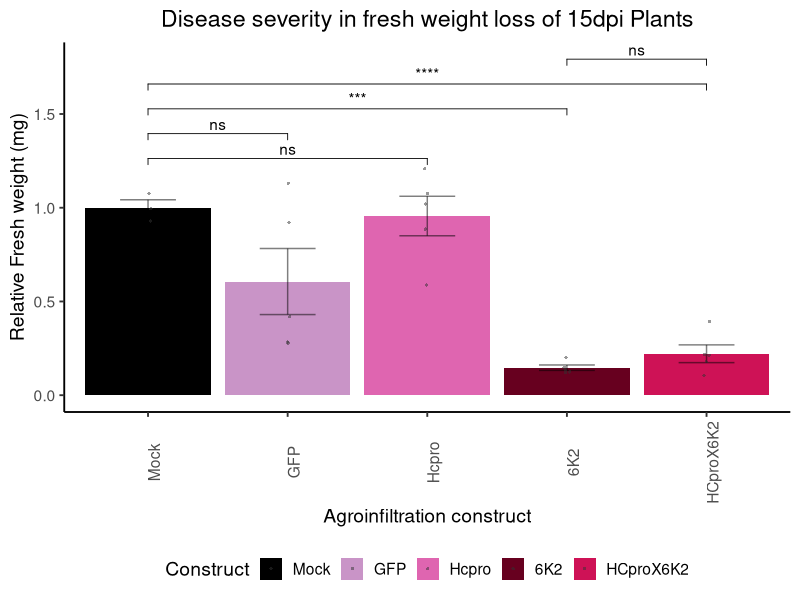
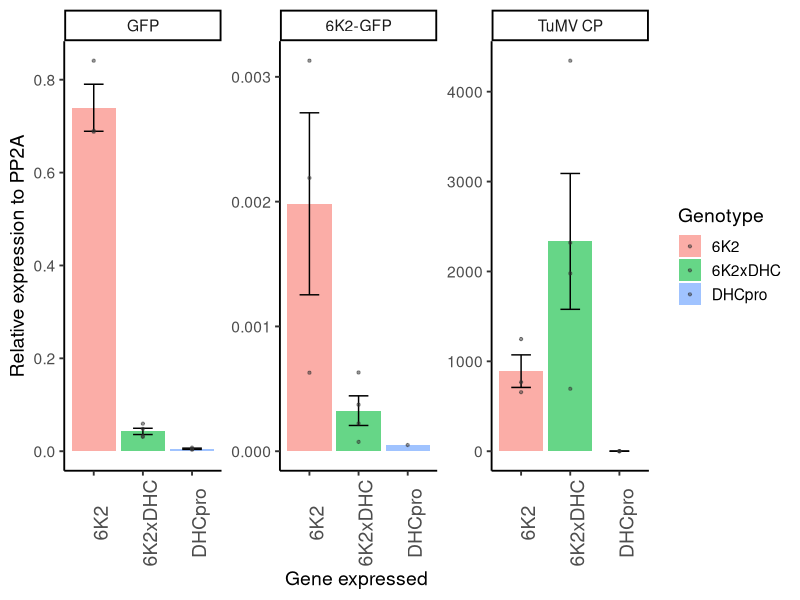
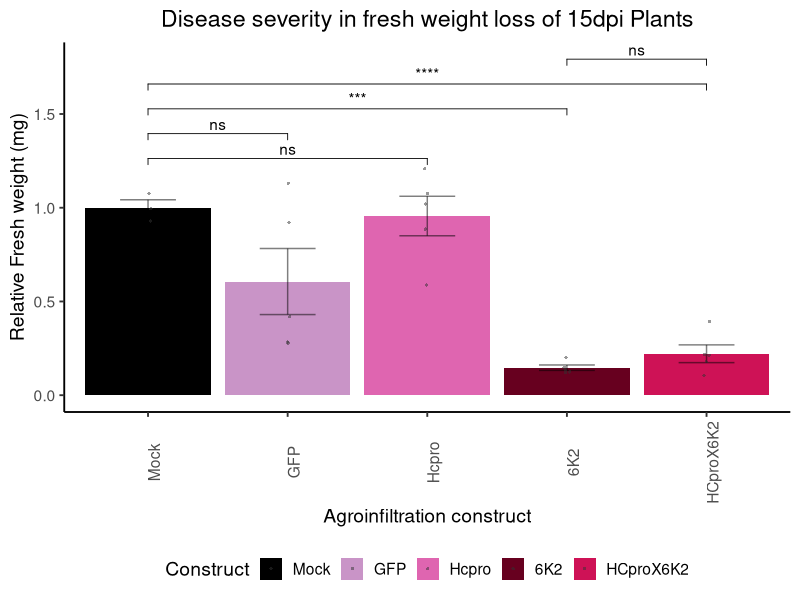

Write R code to recreate these figures, in order. (Note: this script raises an error after producing the figures.)
## ---- chunk 1
#options(scipen=999) ; options(scipen=0)
library(ggplot2, quietly = F)
library(plyr, quietly = F)
library(ggplot2, quietly = F)
library(ggpubr, quietly = F)
library(ggrepel, quietly = T)


mgsub <- function(pattern, replacement, x, ...) {
  if (length(pattern)!=length(replacement)) {
    stop("pattern and replacement do not have the same length.")
  }
  result <- x
  for (i in 1:length(pattern)) {
    result <- gsub(fixed = T,pattern[i], replacement[i], result, ...)
  }
  result
}
## ---- chunk 2
  TuMV_FW <- read.csv("Data/BI1293_FW_Relative.csv", sep = ",", header = T)
  TuMV_FW$Construct <- factor(TuMV_FW$Construct, levels = c("Mock","GFP", "Hcpro","6K2", "HCproX6K2"))
  
# Average per contruct
  average_weights <- ddply(TuMV_FW, .(Construct), summarize, Avg_Weight = mean(FW.g.))  
    average_weights_control <- subset(average_weights, Construct == "Mock")
# Relative weigth to GFP average
  TuMV_FW$Relative_Weight <- TuMV_FW$FW.g. / average_weights_control$Avg_Weight
  
  colors <- c( "6K2" = "#67001F",  "HCproX6K2" = "#CE1256", "Hcpro" = "#DF65B0" , "GFP" = "#C994C7", "Mock" = "black")

# Plot
  TuMV_FW_plot <- ggplot(TuMV_FW, aes(x=Construct, y=Relative_Weight,fill = Construct)) +
     geom_bar(position = position_dodge(width = 0.9), stat = 'summary' ) +
  geom_errorbar(position = position_dodge(width = 0.9),stat = 'summary', width = 0.4,alpha = 0.5) + 
  geom_jitter( stat = 'identity', shape = 16, position = position_jitterdodge(0.15), size = 0.8, alpha = 0.5, color = "grey20") +
  labs(title = "Disease severity in fresh weight loss of 15dpi Plants", y = "Relative Fresh weight (mg)", x = "Agroinfiltration construct" ) +
   scale_fill_manual(values = colors) +  theme_classic(base_size = 14) +
theme(axis.text.x = element_text(angle = 90), legend.position = "bottom", plot.title = element_text(hjust = 0.5))

# Adding signifance test
comparisons <- list(
c( "Mock", "Hcpro"),
c("Mock","GFP"),
c( "Mock","6K2"),
c("Mock","HCproX6K2"),
c("6K2","HCproX6K2"))

TuMV_FW_plot_sig <-   TuMV_FW_plot +   stat_compare_means(comparisons = comparisons,  method = "t.test", label = "p.signif")
TuMV_FW_plot_sig

ggsave(device = svg, "Results/FreshWeight_TuMV.svg", plot = TuMV_FW_plot_sig,  width=8, height=6)
## ---- chunk 3
qPCRs_raw <-  read.table( "Data/Nb_TuMV_GFP_CP_6K2.csv", sep = ",", header = T)
qPCRs_fil <- qPCRs_raw[qPCRs_raw$Cq != "N/A",] 
qPCRs_fil$Cq <- as.numeric(qPCRs_fil$Cq)
qPCRs_fil_avg <- ddply(qPCRs_fil, .(Primer, Genotype,Replicate), summarize, Avg_Ct = mean(Cq) )
qPCRs_PP2A <- qPCRs_fil_avg[qPCRs_fil_avg$Primer =="PP2A",]
qPCRs_Target <- qPCRs_fil_avg[qPCRs_fil_avg$Primer !="PP2A",]

qPCRs_DCt <- merge(x = qPCRs_PP2A , y = qPCRs_Target, by =c("Genotype","Replicate"))
qPCRs_DCt$DCt <- qPCRs_DCt$Avg_Ct.y - qPCRs_DCt$Avg_Ct.x                    

qPCRs_DCt$log2DDCt <- 2^-( qPCRs_DCt$DCt )

qPCRs_DCt$Primer.y <- factor(qPCRs_DCt$Primer.y , levels = c("GFP","6K2-GFP","TuMV CP"))
 TuMV_titters <- ggplot(qPCRs_DCt, aes(x = Genotype, y = log2DDCt, fill = Genotype , group =  Genotype)) +
     geom_bar(position = position_dodge(width = 0.9), stat = 'summary', fun.data = mean_se, alpha = 0.6) +
geom_errorbar(position = position_dodge(width = 0.9),
                stat = 'summary', fun.data = mean_se, width = 0.4) + facet_wrap(~ Primer.y , scales = "free")  + 
   ylab("Relative expression to PP2A")   +  xlab("Gene expressed") +
   geom_point(position = position_dodge(width = 0.9), alpha = 0.5, size = 0.8, color = "grey20" ) + theme_classic(base_size = 14) +
   theme(axis.text.x = element_text(angle = 90,size = 14)) 
 TuMV_titters
## ---- chunk 4
qPCRs_raw <-  read.table( "Data/All_Results.csv", sep = "\t", header = T)
  
qPCRs_fil_avg <- ddply(qPCRs_raw, .(Primer, Construct,Sample_Group), summarize, Avg_Ct = mean(CQ), Sd_Ct = sd(CQ)  )

qPCRs_avg_sd <- merge(qPCRs_raw,qPCRs_fil_avg, by =c("Primer","Construct","Sample_Group") )

write.csv(qPCRs_fil_avg, "Results/qPCRs_avg_sd")
qPCRs_PP2A <- qPCRs_fil_avg[qPCRs_fil_avg$Primer =="PP2A",]

PP2A_CQ<- ggplot(qPCRs_PP2A, aes(x = Sample_Group, y = Avg_Ct, fill = Construct , group =  Construct)) +
     geom_bar(position = position_dodge(width = 0.9), stat = 'summary', fun.data = mean_se, alpha = 0.6) +
geom_errorbar(position = position_dodge(width = 0.9),
                stat = 'summary', fun.data = mean_se, width = 0.4) + facet_wrap(~ Construct , scales = "free") + geom_point(position = position_dodge(width = 0.9), alpha = 0.5, size = 0.8, color = "grey20" ) + theme_classic(base_size = 14) 
PP2A_CQ
ggsave(device = svg, "Results/PP2A_CQ.svg", plot = PP2A_CQ,  width=10, height=6)
qPCRs_avg_sd_fil <- qPCRs_avg_sd[!grepl("6K2_ERV|HX6_FEM|HX6_5",qPCRs_avg_sd$Sample_Group),]
qPCRs_PP2A_fil <- qPCRs_avg_sd_fil[qPCRs_avg_sd_fil$Primer =="PP2A",]
PP2A_CQ_fil <-ggplot(qPCRs_PP2A_fil, aes(x = Sample_Group, y = Avg_Ct, fill = Construct , group =  Construct)) +
     geom_bar(position = position_dodge(width = 0.9), stat = 'summary', fun.data = mean_se, alpha = 0.6) +
geom_errorbar(position = position_dodge(width = 0.9),
                stat = 'summary', fun.data = mean_se, width = 0.4) + facet_wrap(~ Construct , scales = "free") + geom_point(position = position_dodge(width = 0.9), alpha = 0.5, size = 0.8, color = "grey20" ) + theme_classic(base_size = 14) 
PP2A_CQ_fil
ggsave(device = svg, "Results/PP2A_CQ_fil.svg", plot = PP2A_CQ_fil,  width=10, height=6)

qPCRs_Target <- qPCRs_avg_sd_fil[qPCRs_avg_sd_fil$Primer !="PP2A",]

qPCRs_Target_CQ<- ggplot(qPCRs_Target, aes(x = Sample_Group, y = Avg_Ct, fill = Construct , group =  Construct)) +
     geom_bar(position = position_dodge(width = 0.9), stat = 'summary', fun.data = mean_se, alpha = 0.6) +
geom_errorbar(position = position_dodge(width = 0.9),
                stat = 'summary', fun.data = mean_se, width = 0.4) + facet_wrap(~ Construct , scales = "free") 
  ggsave(device = svg, "Results/qPCRs_Target_CQ.svg", plot = qPCRs_Target_CQ,  width=10, height=6)

qPCRs_fil_avg <- qPCRs_fil_avg[!grepl("6K2_ERV|HX6_FEM|HX6_5",qPCRs_fil_avg$Sample_Group),]
write.csv(qPCRs_fil_avg, "Results/qPCRs_avg_sd_filtered.csv")


qPCRs_fil_PP2A <- qPCRs_fil_avg[qPCRs_fil_avg$Primer =="PP2A",]
qPCRs_fil_Target <-  qPCRs_fil_avg[qPCRs_fil_avg$Primer !="PP2A",]

qPCRs_DCt <- merge(x = qPCRs_fil_PP2A , y = qPCRs_fil_Target, by =c("Construct","Sample_Group"))

qPCRs_DCt$DCt <- qPCRs_DCt$Avg_Ct.y - qPCRs_DCt$Avg_Ct.x                    

qPCRs_DCt$RelExpr <- 2^-( qPCRs_DCt$DCt )

qPCRs_DCt$Primer.y  <- mgsub(pattern = c("6K2","CP"), replacement = c("6K2-GFP","TuMV-CP"), x = qPCRs_DCt$Primer.y )
qPCRs_DCt$Construct <- gsub(pattern = "HX6", "6K2xDHC", qPCRs_DCt$Construct)

qPCRs_DCt$Construct <- factor(qPCRs_DCt$Construct , levels = c("GFP","HCPro","6K2","6K2xDHC"))
qPCRs_DCt$Primer.y <- factor(qPCRs_DCt$Primer.y , levels = c("GFP","6K2-GFP","TuMV-CP"))

  
  TuMV_RE_NoCP <- ggplot(qPCRs_DCt[qPCRs_DCt$Primer.y != "TuMV-CP",], aes(x = Construct, y = RelExpr, fill = Construct , group =  Construct)) +
     geom_bar(position = position_dodge(width = 0.9), stat = 'summary', fun.data = mean_se, alpha = 0.6) +
geom_errorbar(position = position_dodge(width = 0.9),
                stat = 'summary', fun.data = mean_se, width = 0.4) + facet_wrap(~ Primer.y , scales = "free")  +    ylab("Relative expression to PP2A")   +  xlab("Plant agroinfiltrated") +
   geom_text_repel( color ="red",
             aes(label = Sample_Group,  hjust = -0.05, vjust = -0.05)) +
   geom_point(position = position_dodge(width = 0.9), alpha = 0.5, size = 0.8, color = "grey20" ) + theme_classic(base_size = 14) +
   theme(axis.text.x = element_text(angle = 90,size = 14), legend.title = element_blank(),legend.position = "none") 
    ggsave(device = svg, "Results/TuMV_RE_NoCP.svg", plot = TuMV_RE_NoCP,  width=10, height=6)
  TuMV_RE_NoCP
  
  
  TuMV_RE_CP <- ggplot(qPCRs_DCt[qPCRs_DCt$Primer.y == "TuMV-CP",], aes(x = Construct, y = log2(RelExpr), fill = Construct , group =  Construct)) +
     geom_bar(position = position_dodge(width = 0.9), stat = 'summary', fun.data = mean_se, alpha = 0.6) +
geom_errorbar(position = position_dodge(width = 0.9),
                stat = 'summary', fun.data = mean_se, width = 0.4) + facet_wrap(~ Primer.y , scales = "free")  +    ylab("Relative expression to PP2A")   +  xlab("Plant agroinfiltrated") +
   geom_text_repel( color ="red",
             aes(label = Sample_Group,  hjust = -0.05, vjust = -0.05)) +
   geom_point(position = position_dodge(width = 0.9), alpha = 0.5, size = 0.8, color = "grey20" ) + theme_classic(base_size = 14) +
   theme(axis.text.x = element_text(angle = 90,size = 14), legend.title = element_blank(),legend.position = "none") 
ggsave(device = svg, "Results/TuMV_RE_CP.svg", plot = TuMV_RE_CP,  width=10, height=6)
TuMV_RE_CP
